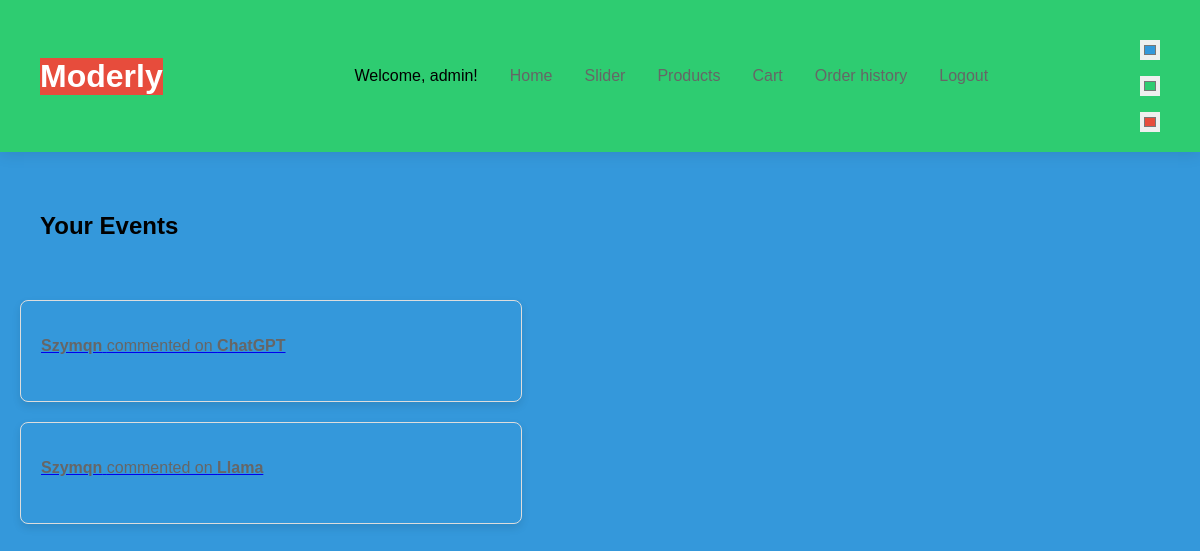
The app's page / (signed in), older data.
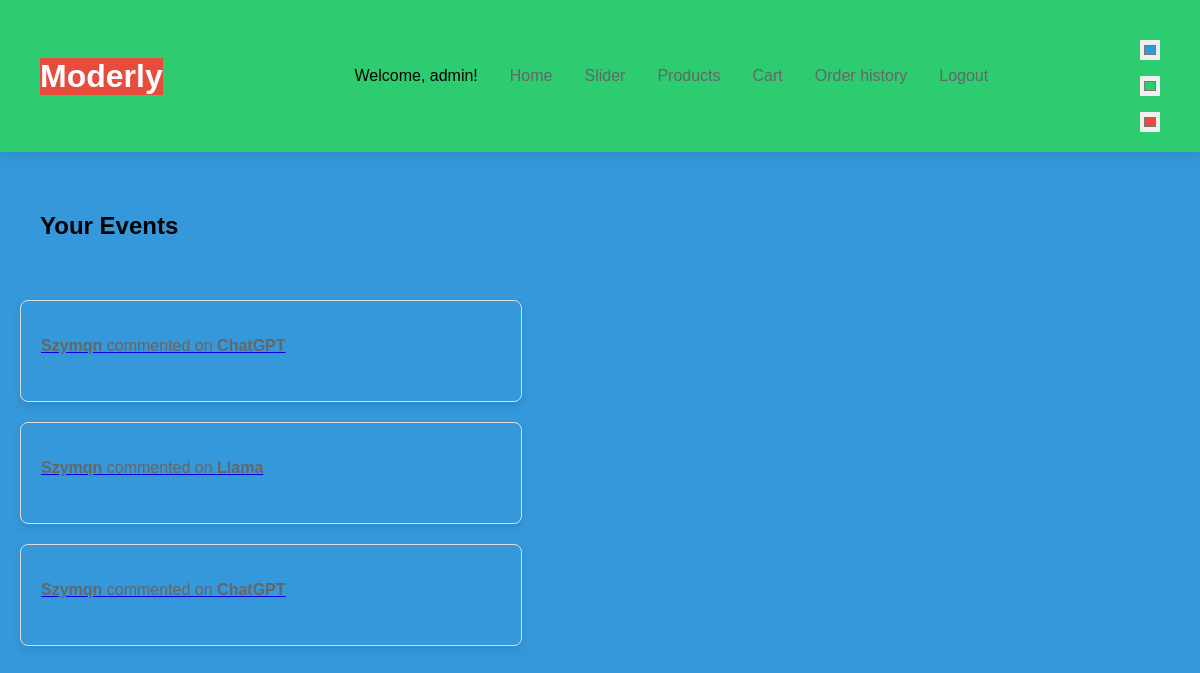
The same page, newer data.
### products/models.py (models this page shows, shortened)
class Comment(models.Model):
    user = models.ForeignKey(CustomUser, on_delete=models.CASCADE, related_name='comments')
    product = models.ForeignKey(Product, on_delete=models.CASCADE, related_name='comments')
    content = models.TextField()
    reply = models.TextField(null=True, blank=True)
    created_at = models.DateTimeField(auto_now_add=True)
    approved = models.BooleanField(default=False)

class Product(models.Model):
    name = models.CharField(max_length=255)
    price = models.DecimalField(max_digits=10, decimal_places=2)
    description = models.TextField()
    photo = models.ImageField(upload_to='products/')
    category = models.ForeignKey(Category, on_delete=models.CASCADE, related_name='products')
    created_by = models.ForeignKey(CustomUser, on_delete=models.CASCADE, related_name='products')
    reported_by = models.ManyToManyField(CustomUser, related_name='reported_products', blank=True)
    approved = models.BooleanField(default=False)

### users/models.py (models this page shows, shortened)
class CustomUser(AbstractUser):
    is_moderator = models.BooleanField(default=False)
    is_admin = models.BooleanField(default=False)
    category = models.CharField(max_length=255, blank=True)
    ranking = models.PositiveIntegerField(default=0)
    street_address = models.CharField(max_length=255, blank=True)
    city = models.CharField(max_length=100, blank=True)
    state = models.CharField(max_length=100, blank=True)
    postal_code = models.CharField(max_length=20, blank=True)
    country = models.CharField(max_length=100, blank=True)

### base/views.py (the view)
# urls.py: 2. Add a URL to urlpatterns:  path('', views.home.html, name='home.html')
def home(request):
    user_events = Comment.objects.all()
    return render(request, 'base/home.html', {
        'current_user': request.user if request.user.is_authenticated else None,
        'user_events': user_events,
    })

### base/context_processors.py (called while the page is built)
def current_user(request):
    return {
        'current_user': request.user if request.user.is_authenticated else None
    }

### templates/base/home.html (shortened to what this page needs)
<!DOCTYPE html>
<html lang="en">
<head>
</head>
<body>
    {% include 'header.html' %}
    {% if user_events and current_user %}
        <div class="container my-5">
            <h2 class="text-center">Your Events</h2>
            <div class="row">
                {% for event in user_events %}
                <div class="col-md-6 col-lg-4 mb-4">
                <a href="{% url 'product_detail' event.product.id %}">
                    <div class="card">
                        <div class="card-body">
                            <p class="card-text"><strong>{{ event.user.username }}</strong> commented on <strong>{{ event.product.name }}</strong></p>
                        </div>
                    </div>
                    </a>
                </div>
                {% endfor %}
            </div>
        </div>
    {% endif %}
</body>
</html>

Row changes from the older to the newer data that the page shows:
added Comment: user.username "Szymqn", product.name "ChatGPT"
